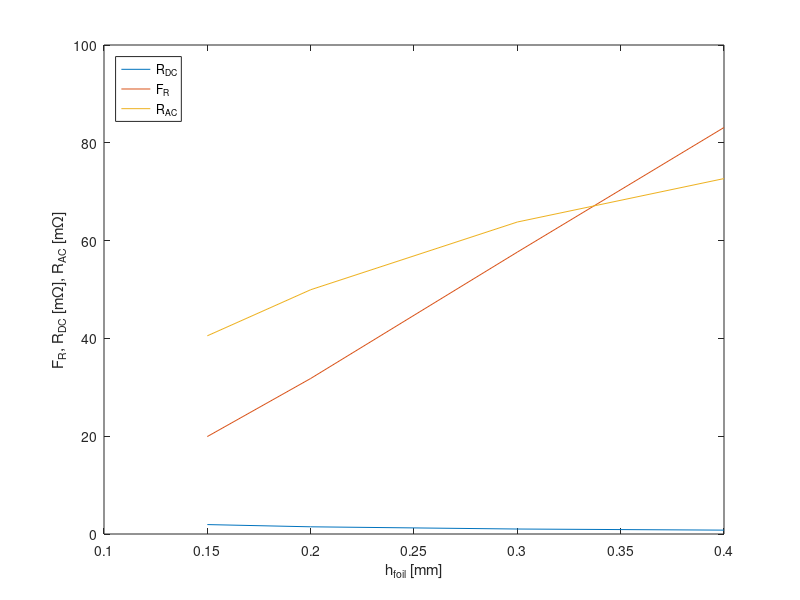

This chart was generated by the following MATLAB code:
clc, clear, close all

%%%%%%%%%%%%%%%%%%%%% Parameters and initial design %%%%%%%%%%%%%%%%%%%%%
Vin = 130;
Vo = 60;
n = 0.5;
D = Vo/Vin/(2*n);
fs = 200e3;
Ts = 1/fs;

D = 0.25;   % FOUND AT WORST CASE IN 'inductance.m'
Vo = 2*n*D*Vin

% Currents
IL_avg = 25
pIL = 0.2;
dIL = IL_avg*pIL

% Inductor inductance
L = (Vin*n-Vo)/dIL*D*1/(2*fs)
L = 4e-6;       % Adding a margin

dIL = (Vin*n-Vo)/L*D*1/(2*fs)   % new dIL
IL_rms = sqrt(IL_avg^2 + ((dIL/2)/sqrt(3))^2)
IC_rms = 1/sqrt(3)*dIL/2

% Capacitor capacitance
dQ = 0.5 * dIL/2 * 0.5*Ts/2
pVo = 0.01;
dVo = Vo*pVo;
Co = dQ/dVo
Co/3.3e-6

% Capacitor max ESR
ESR_max = dVo/dIL

%%%%%%%%%%%%%%%%%%%%% Core Specific Parameters %%%%%%%%%%%%%%%%%%%%%
% EPCOS TDK, E32/16/9, N87
% approx. 1mm airgap
AL = 145e-9;
Ae = 83e-6;
Ve = 6140e-9;
h_window = (22.7e-3 - 9.5e-3)/2;
h_window = 6e-3;
la = 11.6e-3; 
lb = 11.6e-3;
w_bobbin = 21.9e-3-2*0.9e-3;
w = 18e-3; % foil width


%%%%%%%%%%%%%%%%%%%%% Parameters %%%%%%%%%%%%%%%%%%%%%
N = ceil(sqrt(L/AL))
N = 6;
Pv = 16.5e3; % W/m^3 read at D = 0.25 N = 6
L = N^2*AL;
% Calculating currents again based on actual L
dIL = (Vin*n-Vo)/L*D*1/(2*fs)   % new dIL
IL_rms = sqrt(IL_avg^2 + ((dIL/2)/sqrt(3))^2)
IC_rms = 1/sqrt(3)*dIL/2
m = 1:N;

h_tape = 0.055e-3*2;
h = [0.15e-3 0.2e-3 0.3e-3 0.4e-3]'; % foil thickness
h_free_window = h_window - (N*h+N*h_tape);
l_creepage = h_free_window + (w_bobbin - w);

%%%%%%%%%%%%%%%%%%%%% R_DC & P_DC %%%%%%%%%%%%%%%%%%%%%
for i = 1:length(h)
    k = 0;
    for j = 1:length(m)
        lw(i,j) = la*2+lb*2 + k*8*(h(i)+h_tape);
        k = k+1;
    end
end
rho = 1.68 * 10^(-8);
A = w*h;

R_DCj = rho*lw./A;
for i = 1:length(h)
    R_DC(i,1) = sum(R_DCj(i,:));
end

% R_DCj = [layer1,h1 layer2,h1 ...
%          layer1,h2 layer2,h2 ...
% R_DC = [h1; h2; h3; h4]
R_DC
P_DC = R_DC*IL_avg^2

%%%%%%%%%%%%%%%%%%%%% R_AC & P_AC %%%%%%%%%%%%%%%%%%%%%
T = 50; % degrees C
rho_w = 1.68e-8*(1+0.003862*(T-10));
mu_0 = 4e-7*pi;
skindepth = sqrt(rho_w/(pi*mu_0*2*fs))

j = 1;
for p = [0.15e-3 0.2e-3 0.3e-3 0.4e-3] % foil thickness
    phi = p/skindepth;
    FR = 0;
    for i = 1:length(m)
        FR_j = phi/2 * ((exp(phi)-exp(-phi))/2+sind(phi))/((exp(phi)+exp(-phi))/2-cosd(phi)) + phi/2*(2*m(i)-1)^2*((exp(phi)-exp(-phi))/2-sind(phi))/((exp(phi)+exp(-phi))/2+cosd(phi));
        FR_j_array(j,i) = FR_j;
        FR = FR + FR_j;
    end 
    FR_array(j) = FR/length(m);
    j = j+1;
end
% FR_j_array: [FR_1(h1) FR_2(h1) FR_3(h1) FR_4(h1); 
%              FR_1(h2) FR_2(h2) FR_3(h2) FR_4(h2); ...

R_ACj = FR_j_array .* R_DCj;
for i= 1:length(h)
    R_AC(i,1) = sum(R_ACj(i,:));
end 

% R_ACj = [layer1,h1 layer2,h1 ...
%          layer1,h2 layer2,h2 ...
% R_AC = [h1; h2; h3; h4]
R_AC
P_AC = R_AC*IC_rms^2

figure(1)
plot(h*1e3,(R_DC*1e3)', h*1e3,FR_array, h*1e3,(R_AC*1e3)')
legend('R_{DC}', 'F_R', 'R_{AC}', 'Location', 'NorthWest')
xlabel('h_{foil} [mm]')
ylabel('F_R, R_{DC} [m\Omega], R_{AC} [m\Omega]')

%%%%%%%%%%%%%%%%%%%%% Intra-winding Capacitance %%%%%%%%%%%%%%%%%%%%%
V1 = Vin*n;
k = 0;
for i = 1:(length(m)+1)
    V(i) = Vin*n - k*(Vin*n-Vo)/length(m);
    k = k+1;
end

for i = 1:(length(m)-1)
    Vaj(i) = V(i+1)-V(i);
    Vbj(i) = V(i+2)-V(i+1);
end

epsi_0 = 8.85419e-12;
epsi_r = 3.4;
V_tot = Vin*n;

for i = 1:length(h)
    for j = 1:(length(m)-1)
        Cdmj(i,j) = w*lw(i,j+1)/h_tape*(Vaj(j)^2+Vaj(j)*Vbj(j)+Vbj(j)^2);
    end
end

for i = 1:length(h)
    Cdm(i,1) = epsi_0*epsi_r/(3*V_tot^2) * sum(Cdmj(i,:));
end

Cdm
P_Cdm = 0.5*Cdm*V_tot^2*2*fs

%%%%%%%%%%%%%%%%%%%%% Leakage Inductance %%%%%%%%%%%%%%%%%%%%%
Nrow = 1;
I_tot = IL_avg;

I_enclosed = m*IL_avg;
i = 1;
Lj = lw(i,1)*h./(3*Nrow*w) * (I_enclosed(1)^2);
for i = 1:length(h)
    for j = 2:length(m)
        Lj(i,j) = lw(i,j)*h(i)./(3*Nrow*w) * (I_enclosed(j)^2 + I_enclosed(j)*I_enclosed(j-1)+I_enclosed(j-1)^2);
    end
end

for i = 1:length(h)
    for j = 1:length(m)-1
        Lj_insul(i,j) = lw(i,j)*h(i)./w * (I_enclosed(j+1)-I_enclosed(j))^2;
    end
end

for i = 1:length(h)
    L_llk(i,1) = mu_0/I_tot^2*(sum(Lj(i,:)) + sum(Lj_insul(i,:)));
end
L_llk

%%%%%%%%%%%%%%%%%%%%% Core Loss %%%%%%%%%%%%%%%%%%%%%

dB = D*(Vin*n-Vo)/(N*Ae*2*fs)
Bpk = L*(IL_avg+dIL/2)/(N*Ae) % 127mT
% Kc = 1.766;
%alpha = 1.36;
%beta = 2.10;

% Ki = Kc/(2^(beta-1)*pi^(alpha-1)*(1.1044+6.8244/(alpha+1.354)));

%syms Ki
%eq = Pv == Ki*200e-3^beta*300e3^alpha*(D^(1-alpha)+(1-D)^(1-alpha));
%Ki = solve(eq,Ki)
%Pv = Ki*dB^beta*2*fs^alpha*(D^(1-alpha)+(1-D)^(1-alpha))
%Pv = double(Pv)

P_core_notstein = Pv*Ve;

%%%%%%%%%%%%%%%%%%%%% Total Losses %%%%%%%%%%%%%%%%%%%%%
P_Cdm
P_core_notstein
P_cu = P_AC + P_DC

P_tot = P_Cdm + P_DC + P_AC + P_core_notstein

%%%%%%%%%%%%%%%%%%%%% Temperature %%%%%%%%%%%%%%%%%%%%%
lh = 3.28;
ll = 3.2;
ld = 0.95;
A_su = lh*ll*2 + ll*ld*2 + lh*ld*2;
T_init = 25;
dT = (P_tot*1e3/A_su).^0.833
T = T_init + dT;

%%%%%%%%%%%%%%%%%%%% Measurements %%%%%%%%%%%%%%%%%%%%
% 7 stk paper in each outer leg

h = 0.4e-3;
A = w*h;
l_terminal = 40e-3;
l_terminal_tip = 8e-3;
w_terminal_tip = 7e-3;
l_wing = 15e-3;
w_wing = 7e-3;

R_DC_extra = (rho*l_terminal/A + rho*l_terminal_tip/(h*w_terminal_tip))*2 + ( rho*l_wing/(h*w_wing) )/2; % terminal*2 + 2 overgange i parallel
R_DC_tot = (R_DC(4) + R_DC_extra)
P_DC_tot = R_DC_tot.*IL_avg^2

C_extra = epsi_0*epsi_r*w*l_terminal/(h_tape)
C_tot = Cdm(4) + C_extra
P_C_tot = 0.5*C_tot*V_tot^2*2*fs